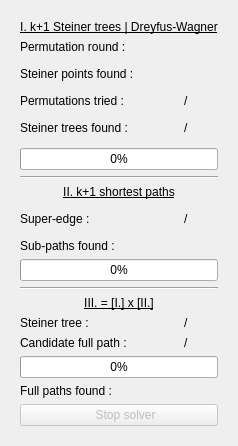
         <widget class="QWidget" name="join_solver_status">
          <layout class="QGridLayout" name="gridLayout_15">
           <item row="0" column="0">
            <widget class="QWidget" name="join_solver_status_wgt" native="true">
             <property name="enabled">
              <bool>true</bool>
             </property>
             <layout class="QGridLayout" name="gridLayout_11">
              <item row="0" column="0">
               <layout class="QGridLayout" name="gridLayout_14">
                <item row="3" column="0" colspan="2">
                 <widget class="QLabel" name="st_comb_txt">
                  <property name="text">
                   <string>Permutations tried : </string>
                  </property>
                 </widget>
                </item>
                <item row="3" column="3">
                 <widget class="QLabel" name="st_comb_on_lbl">
                  <property name="text">
                   <string>/</string>
                  </property>
                 </widget>
                </item>
                <item row="1" column="0" colspan="2">
                 <widget class="QLabel" name="st_round_txt">
                  <property name="text">
                   <string>&lt;html&gt;&lt;head/&gt;&lt;body&gt;&lt;p&gt;Permutation round : &lt;/p&gt;&lt;/body&gt;&lt;/html&gt;</string>
                  </property>
                 </widget>
                </item>
                <item row="8" column="2">
                 <widget class="QLabel" name="sp_current_lbl">
                  <property name="text">
                   <string>&lt;html&gt;&lt;head/&gt;&lt;body&gt;&lt;p&gt;&lt;br/&gt;&lt;/p&gt;&lt;/body&gt;&lt;/html&gt;</string>
                  </property>
                 </widget>
                </item>
                <item row="8" column="3">
                 <widget class="QLabel" name="sp_current_on_lbl">
                  <property name="text">
                   <string>/</string>
                  </property>
                 </widget>
                </item>
                <item row="10" column="0" colspan="4">
                 <widget class="QProgressBar" name="II_prb">
                  <property name="value">
                   <number>0</number>
                  </property>
                 </widget>
                </item>
                <item row="2" column="0" colspan="2">
                 <widget class="QLabel" name="powN_txt">
                  <property name="text">
                   <string>&lt;html&gt;&lt;head/&gt;&lt;body&gt;&lt;p&gt;Steiner points found : &lt;/p&gt;&lt;/body&gt;&lt;/html&gt;</string>
                  </property>
                 </widget>
                </item>
                <item row="3" column="2">
                 <widget class="QLabel" name="st_comb_lbl">
                  <property name="sizePolicy">
                   <sizepolicy hsizetype="Minimum" vsizetype="Preferred">
                    <horstretch>0</horstretch>
                    <verstretch>0</verstretch>
                   </sizepolicy>
                  </property>
                  <property name="text">
                   <string/>
                  </property>
                 </widget>
                </item>
                <item row="4" column="0" colspan="2">
                 <widget class="QLabel" name="st_found_txt">
                  <property name="text">
                   <string>Steiner trees found : </string>
                  </property>
                 </widget>
                </item>
                <item row="1" column="2" colspan="2">
                 <widget class="QLabel" name="st_round_lbl">
                  <property name="text">
                   <string/>
                  </property>
                 </widget>
                </item>
                <item row="13" column="3">
                 <widget class="QLabel" name="st_fround_on_lbl">
                  <property name="text">
                   <string>/</string>
                  </property>
                 </widget>
                </item>
                <item row="6" column="0" colspan="4">
                 <widget class="Line" name="line_6">
                  <property name="orientation">
                   <enum>Qt::Horizontal</enum>
                  </property>
                 </widget>
                </item>
                <item row="2" column="2" colspan="2">
                 <widget class="QLabel" name="powN_lbl">
                  <property name="text">
                   <string>&lt;html&gt;&lt;head/&gt;&lt;body&gt;&lt;p&gt;&lt;br/&gt;&lt;/p&gt;&lt;/body&gt;&lt;/html&gt;</string>
                  </property>
                 </widget>
                </item>
                <item row="9" column="2" colspan="2">
                 <widget class="QLabel" name="sp_found_lbl">
                  <property name="text">
                   <string/>
                  </property>
                 </widget>
                </item>
                <item row="4" column="2">
                 <widget class="QLabel" name="st_found_lbl">
                  <property name="text">
                   <string>&lt;html&gt;&lt;head/&gt;&lt;body&gt;&lt;p&gt;&lt;br/&gt;&lt;/p&gt;&lt;/body&gt;&lt;/html&gt;</string>
                  </property>
                 </widget>
                </item>
                <item row="9" column="0" colspan="2">
                 <widget class="QLabel" name="sp_found_txt">
                  <property name="text">
                   <string>Sub-paths found : </string>
                  </property>
                 </widget>
                </item>
                <item row="8" column="0" colspan="2">
                 <widget class="QLabel" name="sp_current_txt">
                  <property name="text">
                   <string>Super-edge : </string>
                  </property>
                 </widget>
                </item>
                <item row="4" column="3">
                 <widget class="QLabel" name="st_found_on_lbl">
                  <property name="sizePolicy">
                   <sizepolicy hsizetype="Minimum" vsizetype="Preferred">
                    <horstretch>0</horstretch>
                    <verstretch>0</verstretch>
                   </sizepolicy>
                  </property>
                  <property name="text">
                   <string>&lt;html&gt;&lt;head/&gt;&lt;body&gt;&lt;p&gt;/&lt;/p&gt;&lt;/body&gt;&lt;/html&gt;</string>
                  </property>
                 </widget>
                </item>
                <item row="17" column="0" colspan="4">
                 <widget class="QPushButton" name="stop_solver_pb">
                  <property name="enabled">
                   <bool>false</bool>
                  </property>
                  <property name="text">
                   <string>    Stop solver</string>
                  </property>
                  <property name="icon">
                   <iconset resource="../../../libpgmodeler_ui/res/resources.qrc">
                    <normaloff>:/icones/icones/cancelar.png</normaloff>:/icones/icones/cancelar.png</iconset>
                  </property>
                  <property name="iconSize">
                   <size>
                    <width>30</width>
                    <height>30</height>
                   </size>
                  </property>
                 </widget>
                </item>
                <item row="13" column="0" colspan="2">
                 <widget class="QLabel" name="st_fround_txt">
                  <property name="text">
                   <string>Steiner tree : </string>
                  </property>
                 </widget>
                </item>
                <item row="7" column="0" colspan="4">
                 <widget class="QLabel" name="II">
                  <property name="text">
                   <string>&lt;html&gt;&lt;head/&gt;&lt;body&gt;&lt;p&gt;&lt;span style=&quot; text-decoration: underline;&quot;&gt;II. k+1 shortest paths&lt;/span&gt;&lt;/p&gt;&lt;/body&gt;&lt;/html&gt;</string>
                  </property>
                  <property name="alignment">
                   <set>Qt::AlignCenter</set>
                  </property>
                 </widget>
                </item>
                <item row="15" column="0" colspan="4">
                 <widget class="QProgressBar" name="III_prb">
                  <property name="value">
                   <number>0</number>
                  </property>
                 </widget>
                </item>
                <item row="11" column="0" colspan="4">
                 <widget class="Line" name="line_7">
                  <property name="orientation">
                   <enum>Qt::Horizontal</enum>
                  </property>
                 </widget>
                </item>
                <item row="0" column="0" colspan="4">
                 <widget class="QLabel" name="I">
                  <property name="text">
                   <string>&lt;html&gt;&lt;head/&gt;&lt;body&gt;&lt;p&gt;&lt;span style=&quot; text-decoration: underline;&quot;&gt;I. k+1 Steiner trees | Dreyfus-Wagner&lt;/span&gt;&lt;/p&gt;&lt;/body&gt;&lt;/html&gt;</string>
                  </property>
                  <property name="alignment">
                   <set>Qt::AlignCenter</set>
                  </property>
                 </widget>
                </item>
                <item row="12" column="0" colspan="4">
                 <widget class="QLabel" name="III">
                  <property name="text">
                   <string>&lt;html&gt;&lt;head/&gt;&lt;body&gt;&lt;p align=&quot;center&quot;&gt;&lt;span style=&quot; text-decoration: underline;&quot;&gt;III. = [I.] x [II.]&lt;/span&gt;&lt;/p&gt;&lt;/body&gt;&lt;/html&gt;</string>
                  </property>
                 </widget>
                </item>
                <item row="5" column="0" colspan="4">
                 <widget class="QProgressBar" name="I_prb">
                  <property name="value">
                   <number>0</number>
                  </property>
                 </widget>
                </item>
                <item row="16" column="0" colspan="2">
                 <widget class="QLabel" name="paths_found_txt">
                  <property name="text">
                   <string>Full paths found : </string>
                  </property>
                 </widget>
                </item>
                <item row="16" column="2" colspan="2">
                 <widget class="QLabel" name="paths_found_lbl">
                  <property name="text">
                   <string/>
                  </property>
                 </widget>
                </item>
                <item row="13" column="2">
                 <widget class="QLabel" name="st_fround_lbl">
                  <property name="text">
                   <string/>
                  </property>
                 </widget>
                </item>
                <item row="14" column="0" colspan="2">
                 <widget class="QLabel" name="mult_entry_txt">
                  <property name="text">
                   <string>Candidate full path : </string>
                  </property>
                 </widget>
                </item>
                <item row="14" column="2">
                 <widget class="QLabel" name="mult_entry_lbl">
                  <property name="text">
                   <string/>
                  </property>
                 </widget>
                </item>
                <item row="14" column="3">
                 <widget class="QLabel" name="mult_entry_on_lbl">
                  <property name="text">
                   <string>/</string>
                  </property>
                 </widget>
                </item>
               </layout>
              </item>
             </layout>
            </widget>
           </item>
          </layout>
         </widget>
